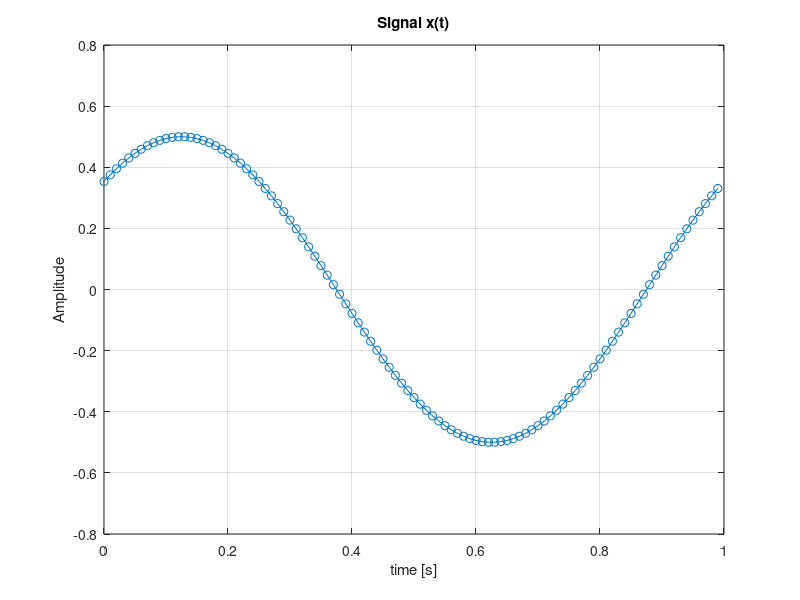

This chart was generated by the following MATLAB code:

% dsp01_ex_sine.m
clear all; close all;
fs=100; Nx=100; % sampling frequency, number of samples
dt = 1/fs; % sampling period
t = dt*(0:Nx-1); % sampling times (many moments)
A1=0.5; f1=1; p1=pi/4; % sine: amplitude, frequency and phase
x1 = A1 * sin(2*pi*f1*t+p1); % sine as a first signal component
x = x1; % our choice: x = x1, x1 + 0.123*x2 + 0.456*x3
plot(t,x,"o-"); grid; title("Signal x(t)"); xlabel("time [s]"); ylabel("Amplitude")